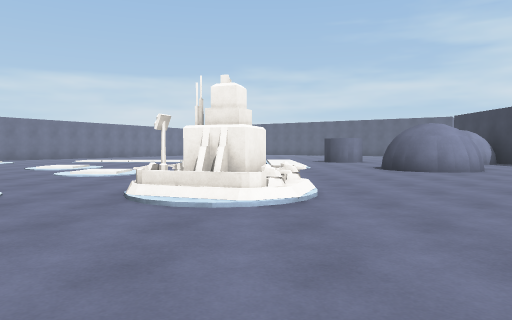
[1] (above)

24 first-person views from a walk through a Unity game level. The camera is 1.2 m above the floor, tilts 2° down and sees 70° across. The floor is counted in squares, 2 m on a side. Each view is taken from the middle of a square. On the plan, view 1 faces up. The plan holds only what a view shows up to about 10 squares ahead; the rest is blank. The place goes on beyond the plan. Surface patterns are stand-ins for the level's own textures.

[2]
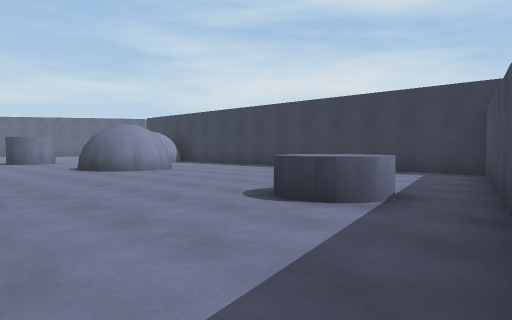

[3]
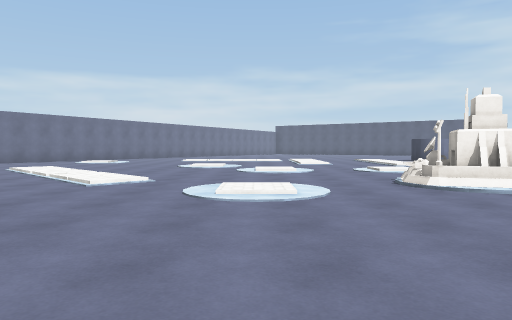

[4]
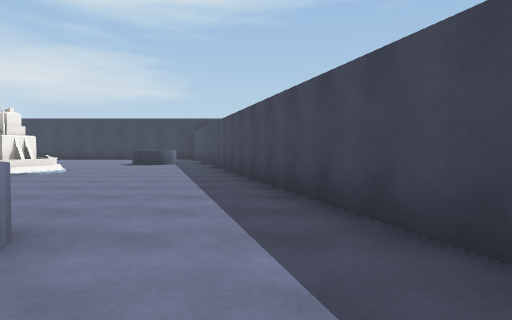

[5]
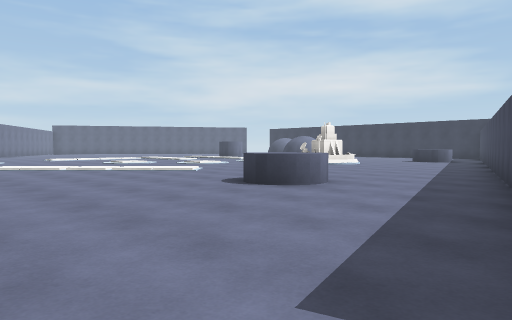

[6]
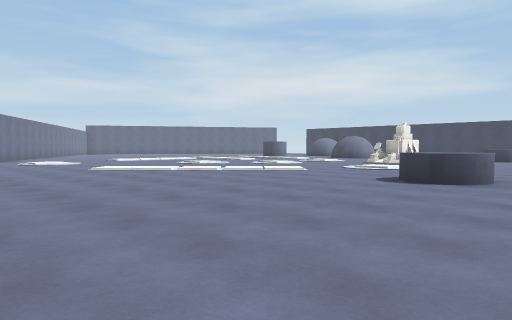

[7]
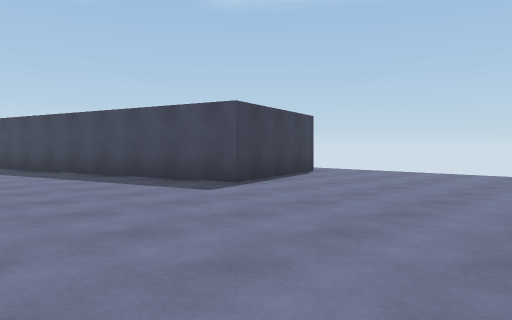

[8]
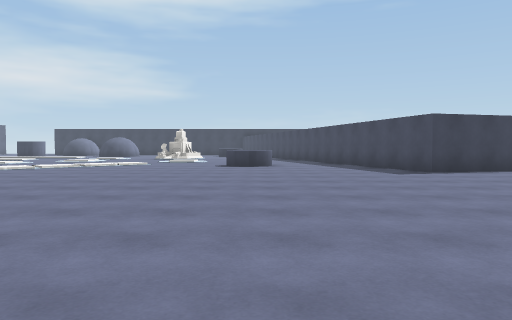

[9]
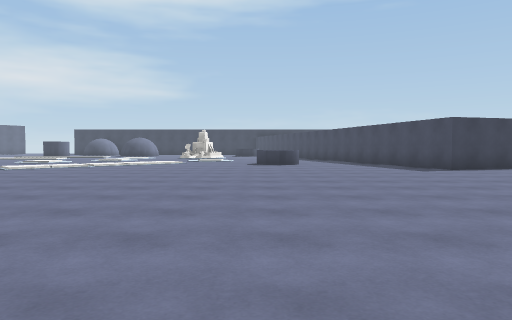

[10]
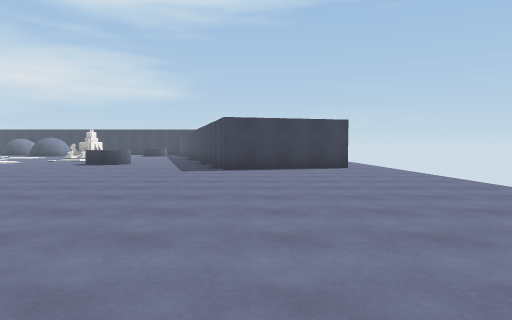

[11]
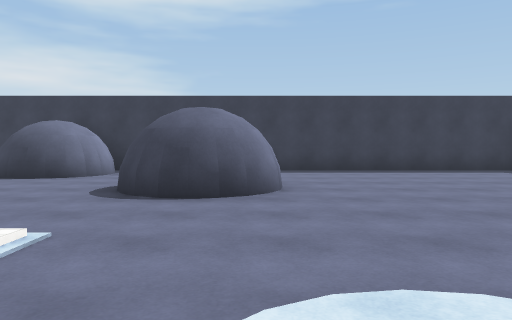

[12]
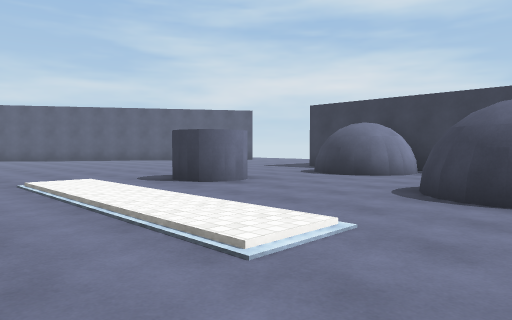

[13]
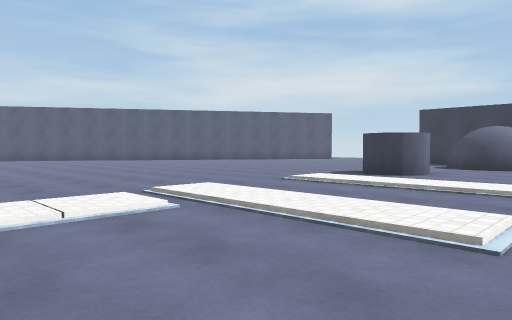

[14]
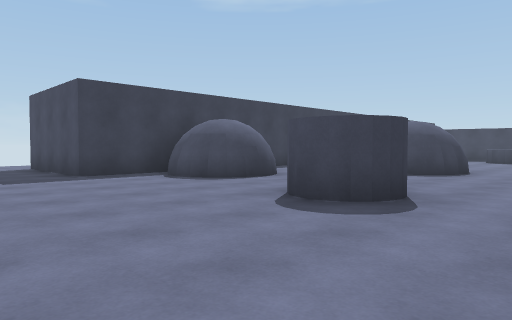

[15]
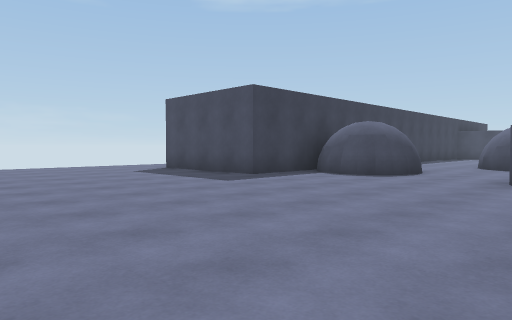

[16]
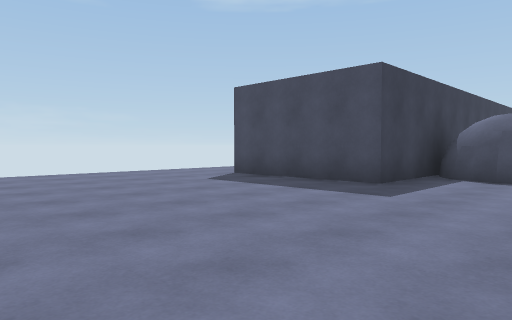

[17]
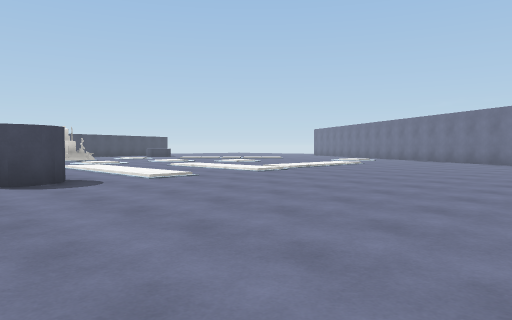

[18]
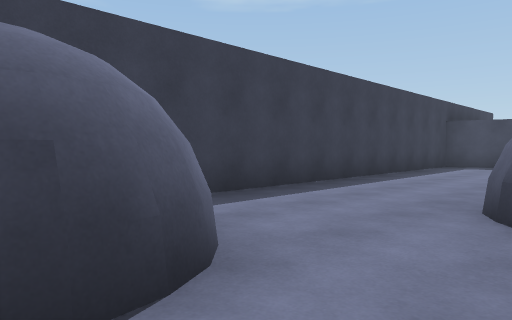

[19]
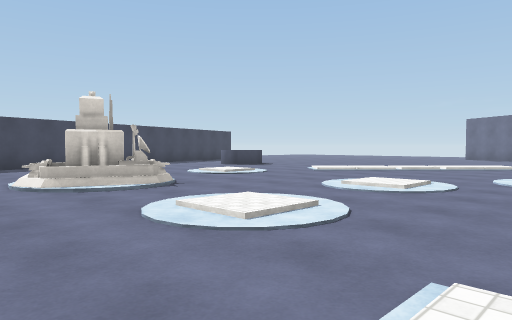

[20]
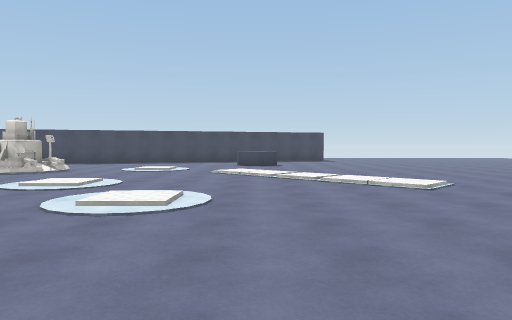

[21]
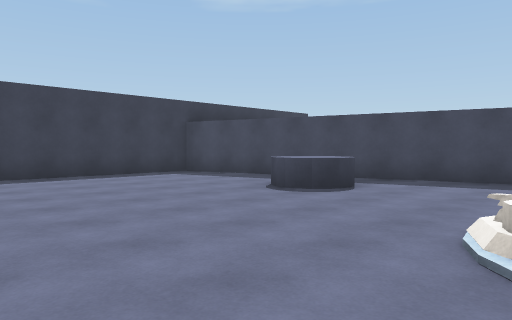

[22]
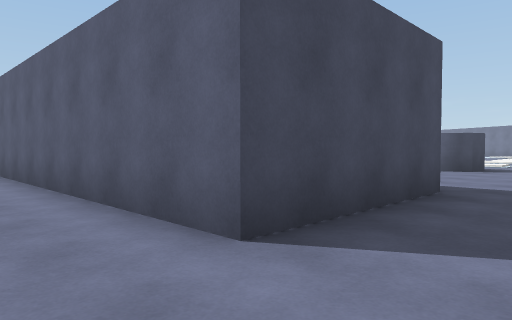

[23]
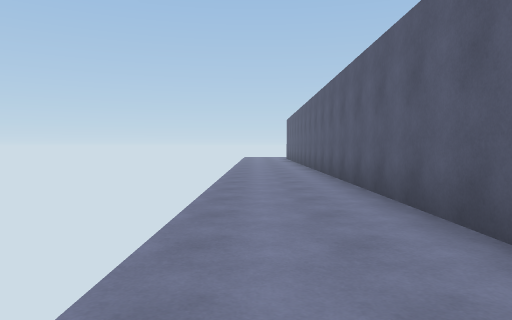

[24]
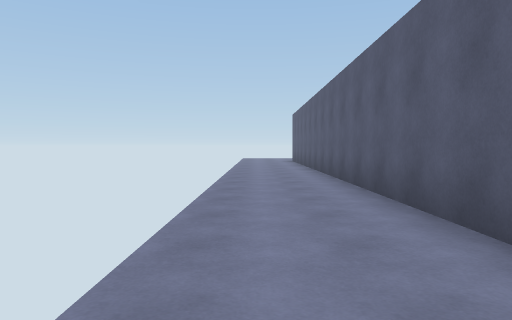

### Floor plan
Key: @ floor where view 1 was taken; # wall or solid block; . main floor; : floor 0.25 m higher than the main floor; / step, stairs or slope; ^ raised ledge; O other object.
Columns run from 20 left of view 1 to 14 right of it. Each row starts with its distance up from view 1.
 22                  ..   ........
 21                  ..................
 20               .....................
 19               .....................
 18                ....................
 17                 ...................
 16                 .............####..
 15              /  :/:..:.##....#  #..
 14             ......:..:.....###  #..
 13            .......:..:.....###  #..
 12            .......:..:.......#  #..
 11           ....//.....:...#...#  #..
 10         ....../:........##...#  #..
  9         ../.....//.//...##...#  #..
  8         ../:....:...:........#  #..
  7        ..../:................#  #..
  6      ......./:.....O/........#  #..
  5     .........//....OO/.......#  #..
  4   ..............:..OO........#  #..
  3  .......................^....#  #..
  2 .............^..........^....#  #..
  1  ............^...........#####
  0   ..................@#####
 -1    ...............####
 -2   ............#####
 -3  .........#####
 -4 ..........#
 -5  .........##
 -6   .........#
 -7     ........

Positions as (right, up) in squares from view 1, and headings:
1: (0, 0), facing up
2: (0, 0), facing up-right
3: (-4, -1), facing up
4: (-9, -1), facing right
5: (-12, -3), facing up-right
6: (-14, -1), facing up-right
7: (-15, 1), facing down-right
8: (-19, 1), facing right
9: (-20, 2), facing right
10: (-20, -4), facing right
11: (-1, 9), facing right
12: (-1, 9), facing up-right
13: (-5, 11), facing up-right
14: (1, 19), facing down-right
15: (3, 22), facing down-right
16: (6, 22), facing down-right
17: (5, 22), facing down-left
18: (5, 14), facing down-right
19: (2, 11), facing down-left
20: (-7, 15), facing down
21: (0, 8), facing down-right
22: (14, 18), facing down-left
23: (14, 15), facing down
24: (14, 12), facing down
